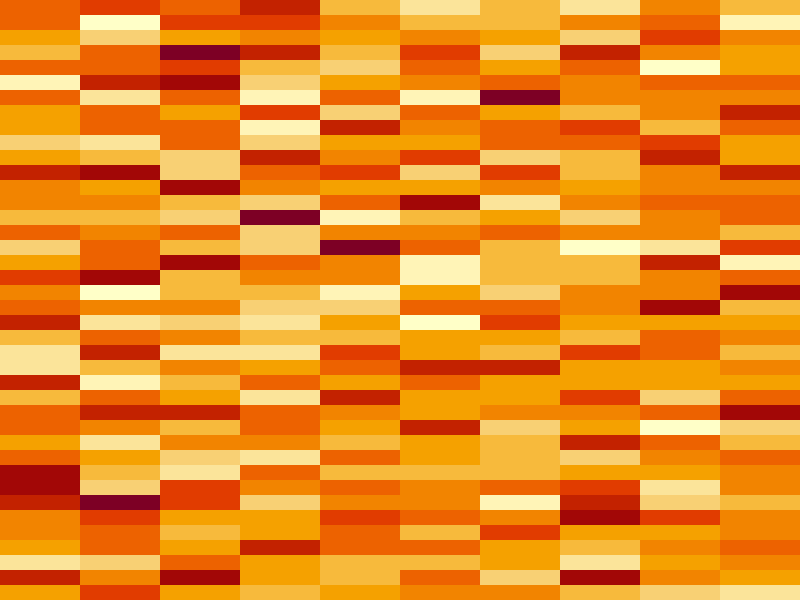
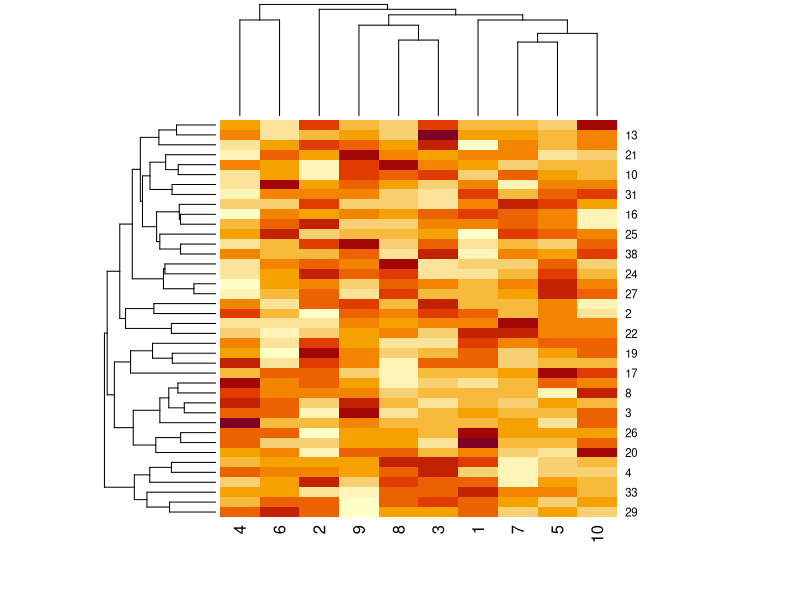
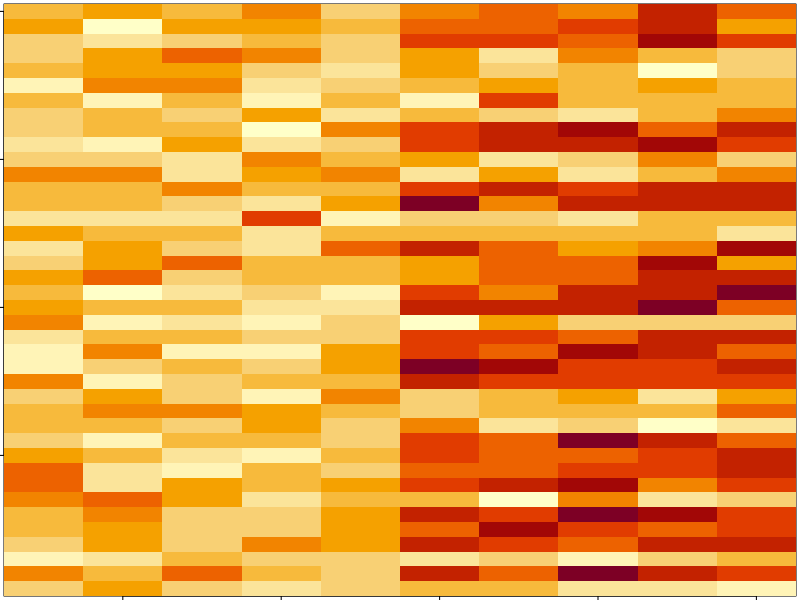
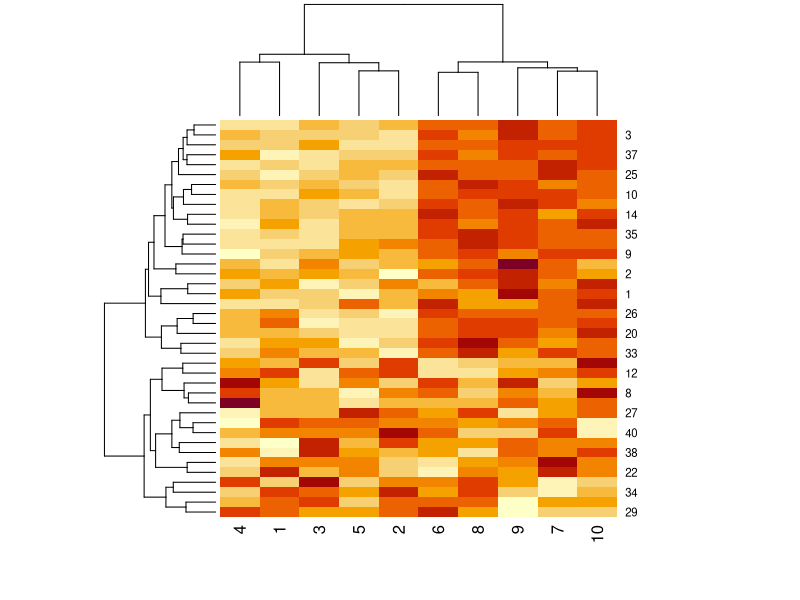
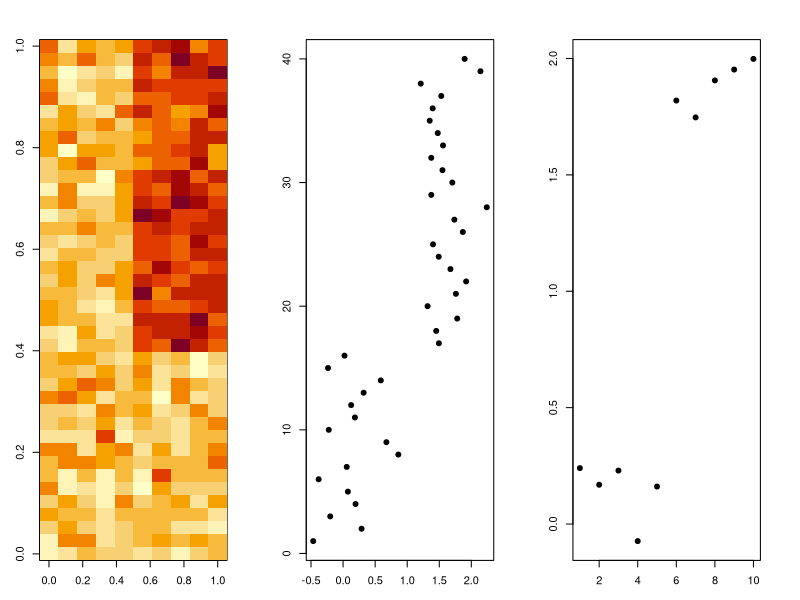
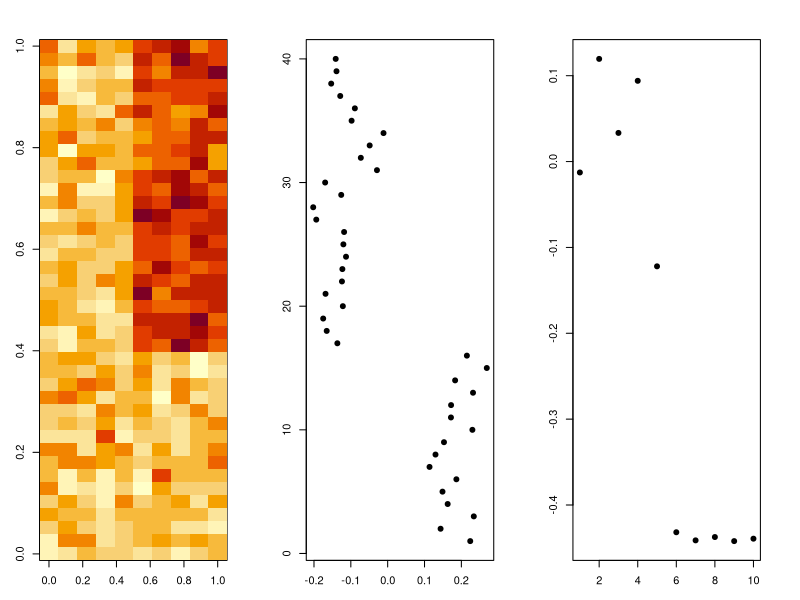
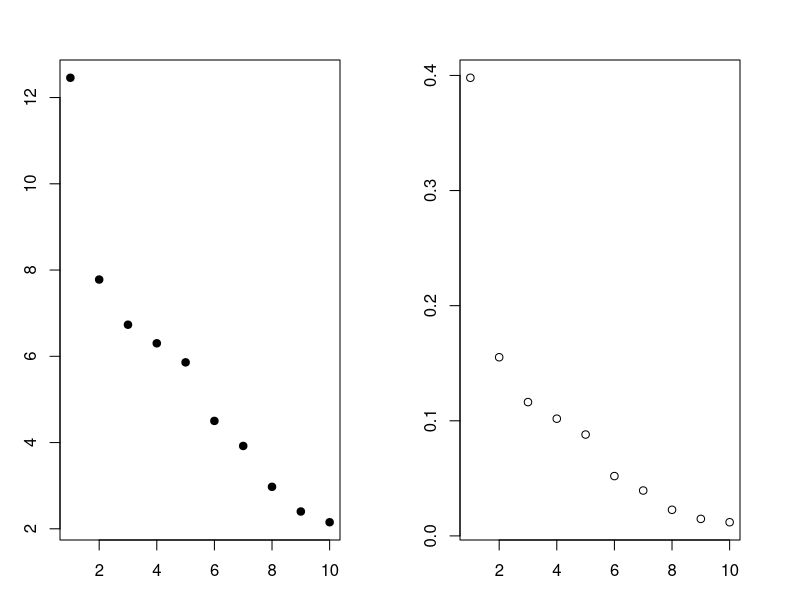

Here is the R script that generated these plots, in order:
#Dimension Reduction part1

#matrix data

set.seed(12345)
par(mar=rep(0,2,4))
dataMatrix <- matrix(rnorm(400),nrow=40)
image(1:10,1:40,t(dataMatrix)[,nrow(dataMatrix):1])

par(mar=rep(0.2,4))
heatmap(dataMatrix)

#패턴 추가
set.seed(678910)
for(i in 1:40){
  #flip a coin
  coinFlip <- rbinom(1,size=1,prob=0.5)
  #coinFlip이 1이면 if 문 수행
  if(coinFlip){
    dataMatrix[i,] <- dataMatrix[i,]+rep(c(0,3),each=5)
  }
}

par(mar=rep(0.2,4))
image(1:10,1:40,t(dataMatrix)[,nrow(dataMatrix):1])

heatmap(dataMatrix)

hh <- hclust(dist(dataMatrix)) #패턴을 준 테이터의 거리를 구해 분류함
dataMatrixOrdered <- dataMatrix[hh$order,] # 분류된 것을 정렬하여 dataMatrixOrdered에 저장
par(mfrow=c(1,3),mar=rep(3,4))
image(t(dataMatrixOrdered)[,nrow(dataMatrixOrdered):1])
plot(rowMeans(dataMatrixOrdered),40:1,xlab = "Row Mean",ylab="Row",pch=19)
plot(colMeans(dataMatrixOrdered),xlab="Column",ylab="Column Mean",pch=19)

svd1 <- svd(scale(dataMatrixOrdered))
par(mfrow=c(1,3))
image(t(dataMatrixOrdered)[,nrow(dataMatrixOrdered):1])
plot(svd1$u[,1],40:1,xlab="Row",ylab="First left singular vector",pch=19)
plot(svd1$v[,1],xlab="Column",ylab="First right singular vector",pch=19)

par(mfrow=c(1,2))
plot(svd1$d, xlab="Column", ylab="Singular value",pch=19)
plot(svd1$d^2/sum(svd1$d^2),xlab = "Column",ylab = "Prop. of variance explained")


